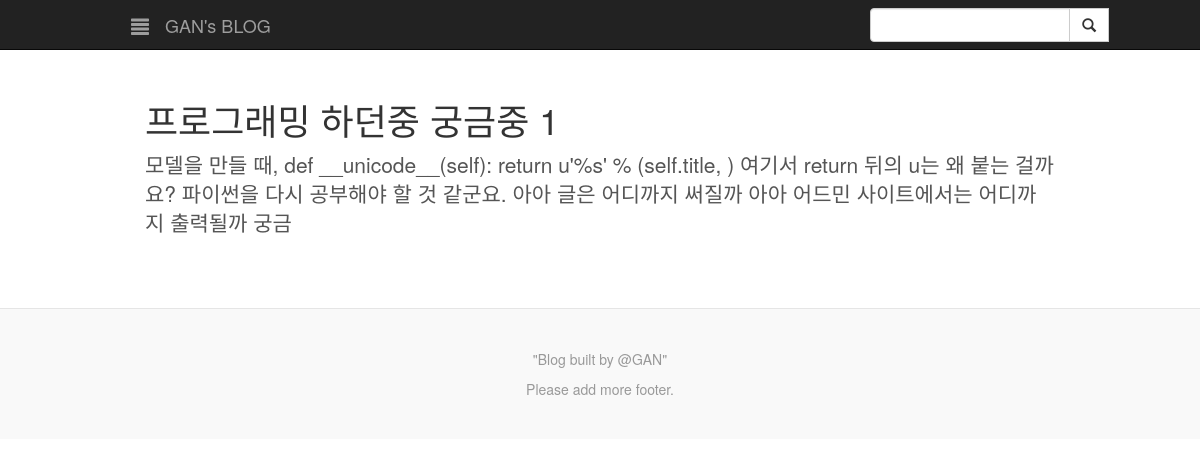
Page /blog/article/2/ on the committed database.
### blog/models.py (models this page shows)
class Article(models.Model):
	included_at = models.ForeignKey(Category,null=True)
	subject = models.CharField(max_length=50)
	writer = models.CharField(max_length=30, default='GAN')
	written_at = models.DateTimeField(auto_now_add=True, auto_now=False)
	modified_at = models.DateTimeField(auto_now=True)
	contents = models.TextField(max_length=2000)

### blog/views.py (the view)
# urls.py: url(r'^article/(?P<pk>\d+)/$', views.ArticleDetailView.as_view(), name= 'article_detail'),
class ArticleDetailView(DetailView):
	model = Article
	template_name = 'blog/article_detail.html'
	context_object_name = 'article'
	def get_context_data(self, **kwargs):
		context = super(ArticleDetailView, self).get_context_data(**kwargs)
		context['category_list'] = Category.objects.order_by('order')
		return context

### blog/templates/blog/article_detail.html (shortened to what this page needs)
{% extends "blog/blog_base.html" %}
{% block body %}
<div class="blog-template">
	{% if article %}
	<h1>{{ article.subject }}</h1>
	<p class="lead">
		{{ article.contents }}
	</p>
	{% else %}
	<p class="lead"> Invalid article, please click valid articlee. </p>
	{% endif %}
</div>
{% endblock %}

### blog/static/blog/blog-main.css (style rules this page uses)
body { padding-top: 50px; padding-bottom: 20px; color: #555; }
h1, .h1, h2, .h2, h3, .h3, h4, .h4, h5, .h5, h6, .h6 { margin-top: 0; font-family: "Helvetica Neue", Helvetica, Arial, sans-serif; font-weight: normal; color: #333; }
.blog-template { padding: 30px 15px; text-align: left; }

### rows in the picture
Article: subject "프로그래밍 하던중 궁금중 1", contents "모델을 만들 때, def __unicode__(self): return u'%s' % (self.title, ) 여기서 return 뒤의 u는 왜 붙는 걸까요? 파이썬을 다시 공부해야 할 것 같군요. 아아 글은 어디까지 써질까 아아 어드민 사이트에서는 어디까지 출력될까 궁금"
